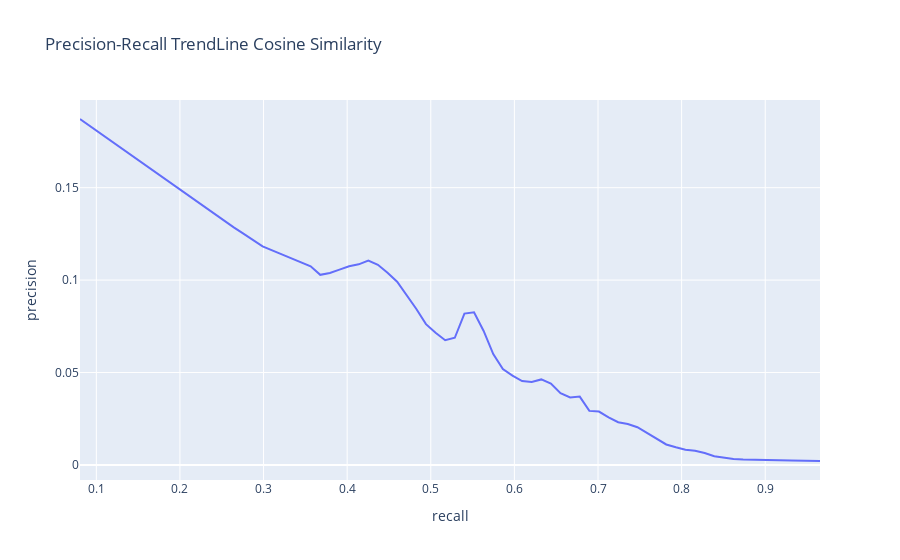

This figure's notebook cell:
### Markdown cell above
- Preprocess the Query and generate query_tokens
- Create query_vector using query_tokens
- Calculate cosine similarity between query_vector and all document vectors

### Code cell
def cosine_similarity(k, query):
    print("Cosine Similarity")
    preprocessed_query = preprocess(query)
    query_tokens = word_tokenize(str(preprocessed_query))
    
    print("\nQuery:", query)
    print("Tokens:", len(query_tokens))
    # print(query_tokens)
    
    d_cosines = []
    
    query_vector = gen_vector(query_tokens)
    
    for d in D:
        d_cosines.append(cosine_sim(query_vector, d))

    # print(d_cosines)

    d_cosines_sorted=sorted(d_cosines)[-k:][::-1]

    # Top k doc_id
    top = np.array(d_cosines).argsort()[-k:][::-1]

    # All doc_id
    top_all = np.array(d_cosines).argsort()
    
    # print(top_all)


    # Storing ranked in a dictionary
    cosine_weights = {}
    count=0
    for i in top:
        cosine_weights[i]=d_cosines_sorted[count]
        count+=1
    
    # print(cosine_weights)
        
    # print("")

    for i in top:
        print(i, dataset[i][0],"| Cosine Similarity",round(cosine_weights[i],2))
    
    
    precision=[]
    recall=[]
    for i in top_all:
        precision.append(rouge_scoring(get_doc(i),query,score='Precision'))
        recall.append(rouge_scoring(get_doc(i),query,score='Recall'))
    # print("Precision",precision)
    # print("Recall",recall)
    
    # print("Average Precision",mean(precision))
    # print("Average Recall",mean(recall))

    plot_pr(recall,precision,"Cosine Similarity")


Q = cosine_similarity(10, "One day, he noticed that one of the peacocks had dropped a feather. When the sun went down, the crow picked it up and hid it away. For days on end, he watched the peacocks and found another feather. When he had four, he could wait no longer: he stuck the peacock feathers onto his own tail, using pine resin, and started to parade up and down for his friends to admire.One day, a Mongol prince seemed to be on the point of winning a smile.")

### Figure 1 — Plotly figure (JSON) as saved in the notebook; plotly's stock layout.template omitted (floating-point values rounded to 4 significant figures; data arrays with more than 128 entries replaced by an {"elided": "..."} marker saying what was removed)
{"data": [{"hovertemplate": "<b>LOWESS trendline</b><br><br>recall=%{x}<br>precision=%{y} <b>(trend)</b><extra></extra>", "legendgroup": "", "marker": {"color": "#636efa", "symbol": "circle"}, "mode": "lines", "name": "", "showlegend": false, "type": "scatter", "x": {"elided": "467 float values"}, "xaxis": "x", "y": {"elided": "467 float values"}, "yaxis": "y"}], "layout": {"legend": {"tracegroupgap": 0}, "title": {"text": "Precision-Recall TrendLine Cosine Similarity"}, "xaxis": {"anchor": "y", "domain": [0, 1], "title": {"text": "recall"}}, "yaxis": {"anchor": "x", "domain": [0, 1], "title": {"text": "precision"}}}}
